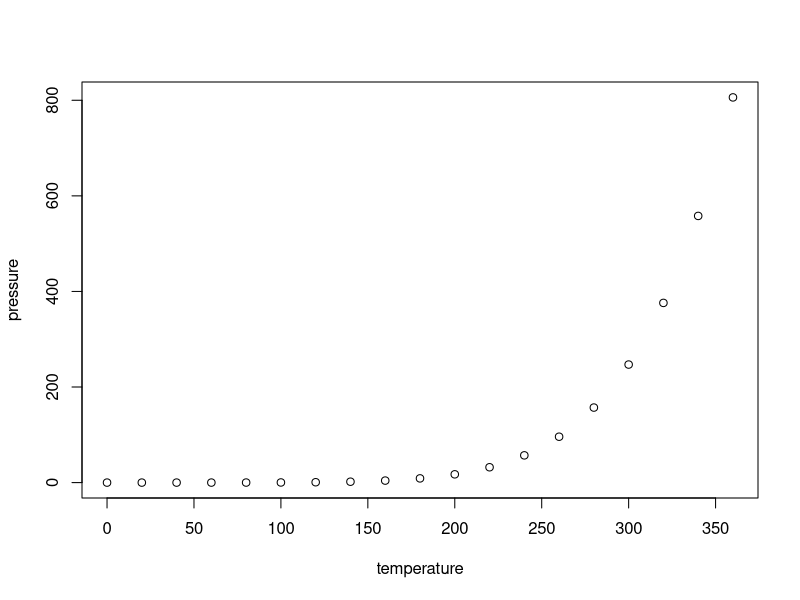
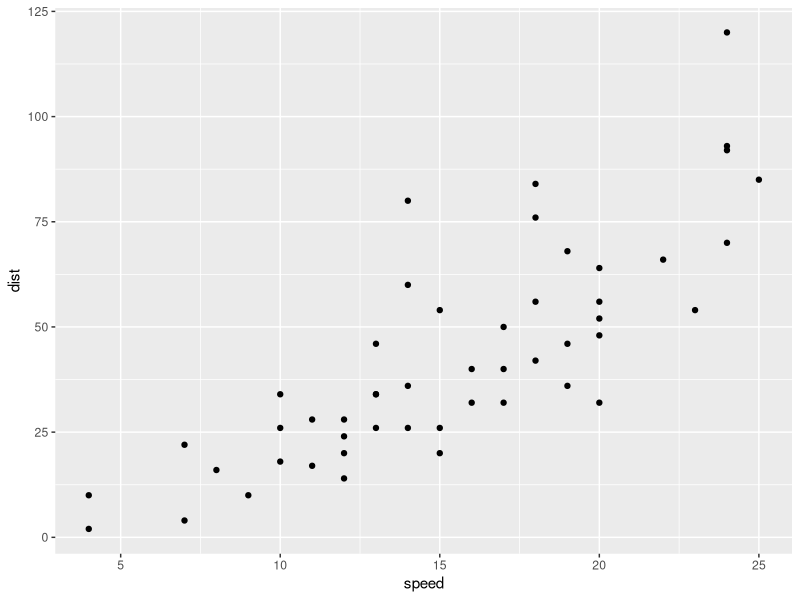

Recreate these plots in R, in order.
## ---- chunk 1
knitr::opts_chunk$set(echo = TRUE)
library(tidyverse)
## ---- chunk 2
summary(cars)
## ---- chunk 3
plot(pressure)
## ---- chunk 4
cars %>%
ggplot(aes(speed, dist)) +
  geom_point()
